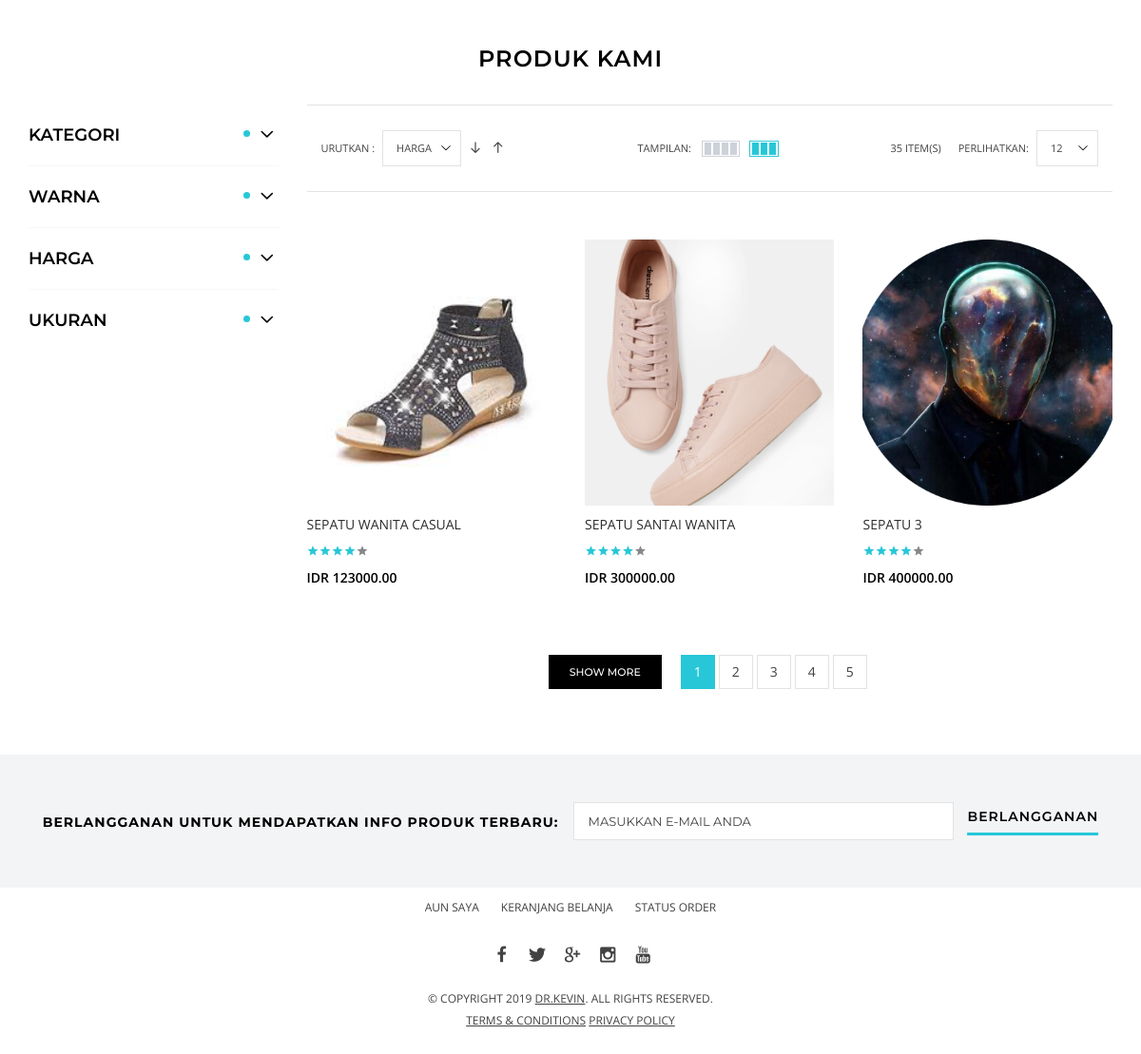
/ (lower part), run on an earlier commit of the app's database.
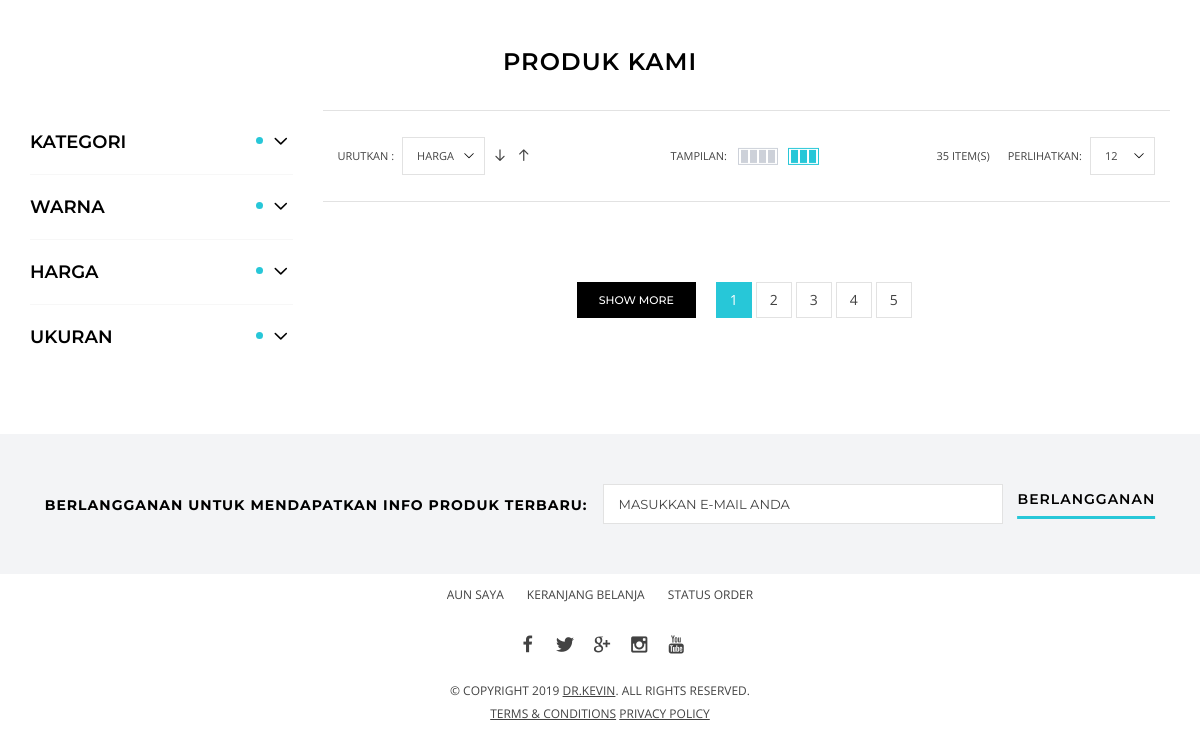
And on a later commit of the database.
### barang/models.py (models this page shows, shortened)
class Produk(models.Model):
    namaproduk = models.CharField(max_length=50)
    harga = models.DecimalField(max_digits=1000000, decimal_places=2)
    stok = models.IntegerField()
    gambar_barang = models.ImageField(upload_to="images", null=True)
    keterangan = models.TextField()
    kategori_produk = models.ForeignKey(KategoriBarang, on_delete=models.CASCADE, null=True)
    class Meta:
        verbose_name_plural = "Produk"

### barang/views.py (the view)
# urls.py: path('', views.home, name='barang-home'),
def home(request):
    barang = Produk.objects.all()
    warna = Warna.objects.all()
    return render (request, 'home.html', {'barang': barang, 'warna': warna})

### templates/home.html (shortened to what the changed rows need)
{% extends 'base.html' %}
{% load staticfiles %}
{% block content %}
    <div class="page-content">
            <div class="container">
                <div class="page-title text-center d-none d-lg-block">
                                    <div class="title">
                                        <h1>PRODUK KAMI</h1>
                                    </div>
                                </div>
                <div class="row">
                    <div class="col-lg aside">
                        <div class="prd-grid-wrap">
                            <div class="prd-grid product-listing data-to-show-3 data-to-show-md-3 data-to-show-sm-2 js-category-grid">
                        {% for barangs in barang %}
                                <div class="prd prd-has-loader prd-new prd-popular">
                                    <div class="prd-inside">
                                        <div class="prd-img-area"><a href="{% url 'item-detail' barangs.id %}" class="prd-img"><img style="height:280px; width:100%; object-fit: cover;" src="{{ barangs.gambar_barang.url }}" data-srcset="{{ barangs.gambar_barang.url }}" alt="Glamor shoes" class="js-prd-img lazyload"></a>
                                        </div>
                                        <div class="prd-info">
                                            <h2 class="prd-title"><a href="{% url 'barang-detail' %}">{{ barangs.namaproduk}}</a></h2>
                                            <div class="prd-rating prd-hidemobile"><i class="icon-star fill"></i><i class="icon-star fill"></i><i class="icon-star fill"></i><i class="icon-star fill"></i><i class="icon-star"></i></div>
                                            <div class="prd-price">
                                                <div class="price-new">IDR {{ barangs.harga}}</div>
                                            </div>
                                        </div>
                                    </div>
                                </div>
                        {% endfor %}
                            </div>
                        </div>
                    </div>
                </div>
            </div>
        </div>
{% endblock %}

What changed in the data, as far as the page shows it:
removed Produk: gambar_barang (picture), namaproduk "SEPATU WANITA CASUAL", harga "123000.00"
removed Produk: gambar_barang (picture), namaproduk "SEPATU SANTAI WANITA", harga "300000.00"
removed Produk: gambar_barang (picture), namaproduk "SEPATU 3", harga "400000.00"
